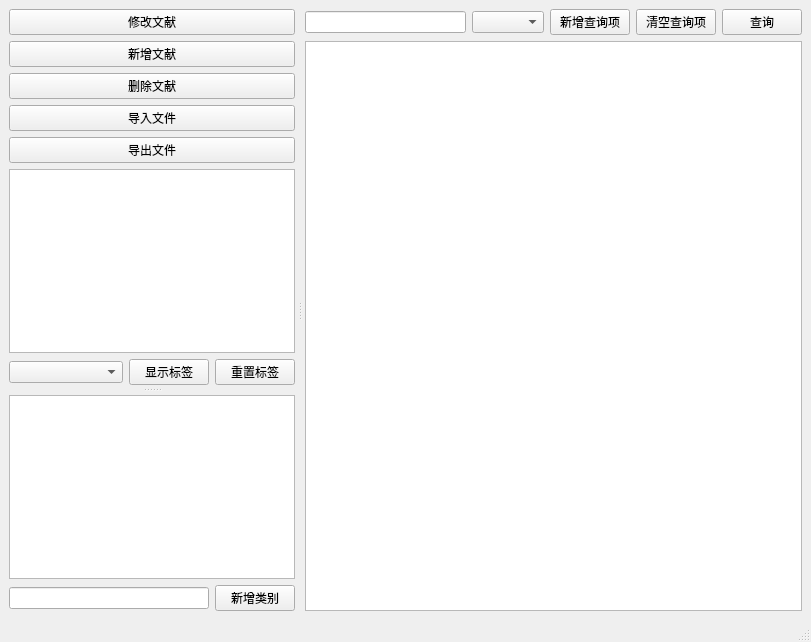
<?xml version="1.0" encoding="UTF-8"?>
<ui version="4.0">
 <class>MainWindow</class>
 <widget class="QMainWindow" name="MainWindow">
  <property name="geometry">
   <rect>
    <x>0</x>
    <y>0</y>
    <width>811</width>
    <height>642</height>
   </rect>
  </property>
  <property name="windowTitle">
   <string>MainWindow</string>
  </property>
  <widget class="QWidget" name="centralwidget">
   <layout class="QHBoxLayout" name="horizontalLayout_9">
    <item>
     <widget class="QSplitter" name="splitter_2">
      <property name="orientation">
       <enum>Qt::Horizontal</enum>
      </property>
      <property name="handleWidth">
       <number>10</number>
      </property>
      <widget class="QWidget" name="verticalLayoutWidget_3">
       <layout class="QVBoxLayout" name="verticalLayout_11">
        <item>
         <layout class="QHBoxLayout" name="horizontalLayout_8">
          <property name="rightMargin">
           <number>0</number>
          </property>
          <property name="bottomMargin">
           <number>0</number>
          </property>
          <item>
           <layout class="QVBoxLayout" name="verticalLayout">
            <property name="rightMargin">
             <number>0</number>
            </property>
            <item>
             <widget class="QPushButton" name="btn_editDocument">
              <property name="text">
               <string>修改文献</string>
              </property>
             </widget>
            </item>
            <item>
             <widget class="QPushButton" name="btn_newDocument">
              <property name="text">
               <string>新增文献</string>
              </property>
             </widget>
            </item>
            <item>
             <widget class="QPushButton" name="btn_deleteDocument">
              <property name="text">
               <string>删除文献</string>
              </property>
             </widget>
            </item>
            <item>
             <widget class="QPushButton" name="btn_inportDocument">
              <property name="text">
               <string>导入文件</string>
              </property>
             </widget>
            </item>
            <item>
             <widget class="QPushButton" name="btn_exportDocument">
              <property name="text">
               <string>导出文件</string>
              </property>
             </widget>
            </item>
           </layout>
          </item>
         </layout>
        </item>
        <item>
         <widget class="QSplitter" name="splitter">
          <property name="orientation">
           <enum>Qt::Vertical</enum>
          </property>
          <property name="handleWidth">
           <number>10</number>
          </property>
          <widget class="QWidget" name="verticalLayoutWidget_2">
           <layout class="QVBoxLayout" name="verticalLayout_10">
            <item>
             <widget class="QListWidget" name="listWidget_labelshow"/>
            </item>
            <item>
             <layout class="QHBoxLayout" name="horizontalLayout_3">
              <property name="topMargin">
               <number>0</number>
              </property>
              <item>
               <widget class="QComboBox" name="comboBox_selectlabel">
                <property name="sizePolicy">
                 <sizepolicy hsizetype="Expanding" vsizetype="Fixed">
                  <horstretch>0</horstretch>
                  <verstretch>0</verstretch>
                 </sizepolicy>
                </property>
               </widget>
              </item>
              <item>
               <widget class="QPushButton" name="pushButton_showlabel">
                <property name="text">
                 <string>显示标签</string>
                </property>
               </widget>
              </item>
              <item>
               <widget class="QPushButton" name="pushButton_clearlabel">
                <property name="text">
                 <string>重置标签</string>
                </property>
               </widget>
              </item>
             </layout>
            </item>
           </layout>
          </widget>
          <widget class="QWidget" name="verticalLayoutWidget">
           <layout class="QVBoxLayout" name="verticalLayout_3">
            <property name="bottomMargin">
             <number>0</number>
            </property>
            <item>
             <widget class="QListWidget" name="listWidget_category"/>
            </item>
            <item>
             <layout class="QHBoxLayout" name="horizontalLayout">
              <property name="bottomMargin">
               <number>0</number>
              </property>
              <item>
               <widget class="QLineEdit" name="lineEdit_newcategory"/>
              </item>
              <item>
               <widget class="QPushButton" name="pushButton_newcategory">
                <property name="text">
                 <string>新增类别</string>
                </property>
               </widget>
              </item>
             </layout>
            </item>
           </layout>
          </widget>
         </widget>
        </item>
       </layout>
      </widget>
      <widget class="QWidget" name="layoutWidget">
       <layout class="QVBoxLayout" name="verticalLayout_2">
        <item>
         <layout class="QHBoxLayout" name="horizontalLayout_2">
          <item>
           <widget class="QLineEdit" name="lineedit_searchText"/>
          </item>
          <item>
           <widget class="QComboBox" name="cbbox_searchTerm"/>
          </item>
          <item>
           <widget class="QPushButton" name="btn_newTerm">
            <property name="text">
             <string>新增查询项</string>
            </property>
           </widget>
          </item>
          <item>
           <widget class="QPushButton" name="btn_clearTerm">
            <property name="text">
             <string>清空查询项</string>
            </property>
           </widget>
          </item>
          <item>
           <widget class="QPushButton" name="btn_search">
            <property name="text">
             <string>查询</string>
            </property>
           </widget>
          </item>
         </layout>
        </item>
        <item>
         <widget class="QTableWidget" name="table_document"/>
        </item>
       </layout>
      </widget>
     </widget>
    </item>
   </layout>
  </widget>
  <widget class="QStatusBar" name="statusbar"/>
 </widget>
 <resources/>
 <connections/>
</ui>
